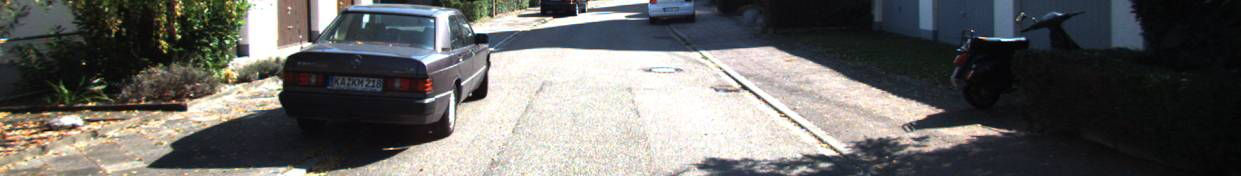
#> input picture data/crop_kitti/color.jpeg, 1241 x 176 px
$ python cornerdet.py ../data/crop_kitti
#> lines starting #> are read from the running program, lines starting #| are printed output that depends on the picture; after the words box and inside, x2 and y2 are one past the last pixel; in counts of white or black regions, pixels touching at a corner belong together
#> in main, image is the input picture: shape (176, 1241, 3); mean B, G, R 100.1, 102.3, 102.9
import cv2
import numpy as np
import glob
import os
import sys
import math

def get_cell_info(img_shape, cell_width_ratio):
    height, width = img_shape
    cell_width = max(1, int(round(width * cell_width_ratio)))
    # Estimate number of vertical cells so that cell_height ~ cell_width
    estimated_cells_y = max(1, round(height / cell_width))
    cell_height = int(round(height / estimated_cells_y))
    # Calculate number of cells to fully cover the image
    num_cells_y = height // cell_height
    num_cells_x = width // cell_width
    return cell_width, cell_height, num_cells_x, num_cells_y

# [92 lines left out: functions line_intersection, angle_between_lines, detect_grid_corner_at_node, not called in this run]

def process_image(image, cell_width_ratio=0.2, window_size=20, angle_tol=5, endpoint_thresh=5, grid_alpha=0.4):
    """
    Defines a grid on the image using get_cell_info, then iterates over grid nodes
    (excluding nodes on the image margins) to check for a perfect 90° corner.
    If a corner is detected at a node, a red dot is drawn.
    Additionally, a semi-transparent grid is drawn over the image.
    """
#> called with cell_width_ratio = 0.2, window_size = 20, angle_tol = 5, endpoint_thresh = 5, grid_alpha = 0.4
    height, width = image.shape[:2]
#> height = 176; width = 1241
    cell_width, cell_height, num_cells_x, num_cells_y = get_cell_info((height, width), cell_width_ratio)
#> cell_width = 248; cell_height = 176; num_cells_x = 5; num_cells_y = 1

    # Annotate grid nodes that detect a perfect 90° corner
    for i in range(0, num_cells_x + 1):
        for j in range(0, num_cells_y + 1):
            node_x = i * cell_width
            node_y = j * cell_height
            # Skip nodes that fall on the very margins
            if node_x <= 0 or node_y <= 0 or node_x >= width - 1 or node_y >= height - 1:
                continue
            if detect_grid_corner_at_node(image, node_x, node_y, window_size, angle_tol, endpoint_thresh):
                cv2.circle(image, (node_x, node_y), radius=5, color=(0, 0, 255), thickness=-1)

    # Create an empty overlay for grid lines
    grid_overlay = np.zeros_like(image, dtype=np.uint8)

    # Draw vertical grid lines
    for i in range(0, num_cells_x + 1):
        x = i * cell_width
        cv2.line(grid_overlay, (x, 0), (x, height-1), color=(0, 255, 0), thickness=1)
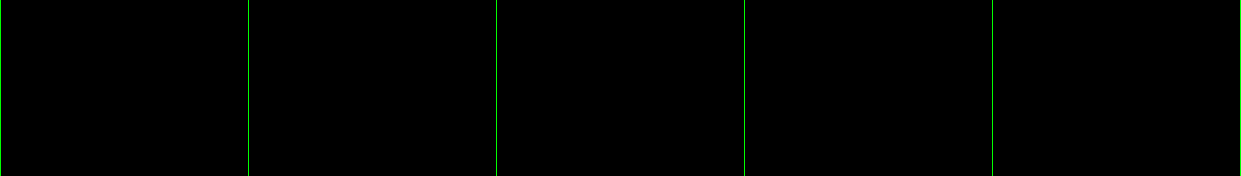
#> grid_overlay: shape (176, 1241, 3); mean of channels 0, 1, 2 0, 1.2, 0; drawn as B, G, R
    # Draw horizontal grid lines
    for j in range(0, num_cells_y + 1):
        y = j * cell_height
        cv2.line(grid_overlay, (0, y), (width-1, y), color=(0, 255, 0), thickness=1)
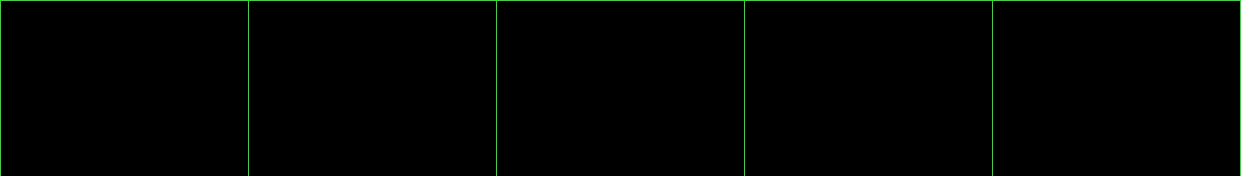
#> grid_overlay: shape (176, 1241, 3); 0.57% of pixels changed, all inside (x1, y1, x2, y2) = (1, 0, 1240, 1); drawn as B, G, R

    # Blend the grid overlay with the annotated image using specified transparency (grid_alpha)
    annotated = cv2.addWeighted(image, 1.0, grid_overlay, grid_alpha, 0)
    return annotated

def main():
    if len(sys.argv) < 2:
        print("Usage: python script.py <images_directory>")
        sys.exit(1)

    images_dir = sys.argv[1]
    extensions = ("*.jpg", "*.jpeg", "*.png", "*.bmp", "*.tif", "*.tiff")
    image_paths = []
    for ext in extensions:
        image_paths.extend(glob.glob(os.path.join(images_dir, ext)))

    if not image_paths:
        print("No images found in the given directory.")
        sys.exit(1)

    for img_path in image_paths:
        image = cv2.imread(img_path)
        if image is None:
            print(f"Failed to load image: {img_path}")
            continue

        annotated = process_image(image.copy(), cell_width_ratio=0.2, window_size=20, angle_tol=5, endpoint_thresh=5, grid_alpha=0.4)
        cv2.imshow("Grid Corner Detection", annotated)
        print(f"Showing {img_path}. Press any key to continue (ESC to exit).")
        key = cv2.waitKey(0)
#> (key Esc is pressed here)
        if key == 27:  # ESC key
            break

    cv2.destroyAllWindows()

if __name__ == '__main__':
    main()
